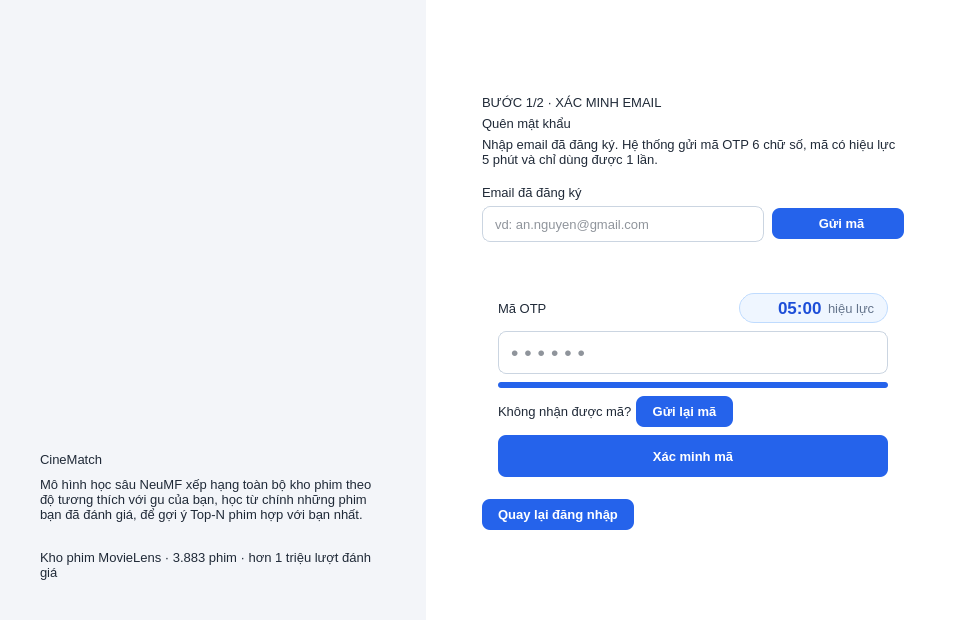
<?xml version='1.0' encoding='UTF-8'?>
<ui version="4.0">
 <class>MainWindow</class>
 <widget class="QMainWindow" name="MainWindow">
  <property name="geometry">
   <rect>
    <x>0</x>
    <y>0</y>
    <width>960</width>
    <height>620</height>
   </rect>
  </property>
  <property name="minimumSize">
   <size>
    <width>900</width>
    <height>580</height>
   </size>
  </property>
  <property name="windowTitle">
   <string>CineMatch - Quên mật khẩu</string>
  </property>
  <property name="windowIcon">
   <iconset>
    <normaloff>../images/ic_logo.png</normaloff>
    ../images/ic_logo.png
   </iconset>
  </property>
  <property name="styleSheet">
   <string notr="true">QMainWindow { background-color: #F3F5F9; }
QWidget { font-family: "Segoe UI"; font-size: 10pt; color: #1F2937; }
QWidget#centralwidget { background-color: #F3F5F9; }
QLabel { background: transparent; }
QLabel[role="title"] { font-size: 20pt; font-weight: 700; color: #111827; }
QLabel[role="subtitle"] { font-size: 10pt; color: #6B7280; }
QLabel[role="field"] { font-weight: 600; color: #374151; }
QLabel[role="section"] { font-size: 13pt; font-weight: 700; color: #1F2A44; }
QLabel[role="step"] { font-size: 11pt; font-weight: 700; color: #2563EB; }
QLabel[role="muted"] { color: #6B7280; }
QLabel[role="pageTitle"] { font-size: 15pt; font-weight: 700; color: #111827; }
QLabel[role="info"] { background-color: #FFFBEB; border: 1px solid #FDE68A; border-radius: 10px; padding: 10px 14px; color: #92400E; }
QLineEdit, QComboBox, QSpinBox, QDateEdit { background-color: #FFFFFF; border: 1px solid #CBD5E1; border-radius: 8px; padding: 7px 10px; min-height: 20px; }
QLineEdit:focus, QComboBox:focus, QSpinBox:focus, QDateEdit:focus { border: 1px solid #2563EB; }
QLineEdit:disabled, QComboBox:disabled, QDateEdit:disabled, QSpinBox:disabled { background-color: #F1F5F9; color: #94A3B8; }
QLineEdit[readOnly="true"] { background-color: #F8FAFC; color: #64748B; }
QComboBox::drop-down { border: none; width: 26px; }
QComboBox::down-arrow, QDateEdit::down-arrow { image: url(../images/ic_down.png); width: 14px; height: 14px; }
QDateEdit::drop-down { border: none; width: 26px; }
QComboBox QAbstractItemView { background-color: #FFFFFF; border: 1px solid #CBD5E1; selection-background-color: #DBEAFE; selection-color: #111827; outline: 0; }
QPushButton { background-color: #2563EB; color: #FFFFFF; border: none; border-radius: 8px; padding: 8px 16px; font-weight: 600; }
QPushButton:hover { background-color: #1D4ED8; }
QPushButton:pressed { background-color: #1E40AF; }
QPushButton:disabled { background-color: #BFDBFE; color: #EFF6FF; }
QPushButton[secondary="true"] { background-color: #FFFFFF; color: #2563EB; border: 1px solid #93C5FD; }
QPushButton[secondary="true"]:hover { background-color: #EFF6FF; border: 1px solid #2563EB; }
QPushButton[secondary="true"]:disabled { color: #94A3B8; border: 1px solid #E2E8F0; background-color: #F8FAFC; }
QPushButton[danger="true"] { background-color: #DC2626; }
QPushButton[danger="true"]:hover { background-color: #B91C1C; }
QPushButton[success="true"] { background-color: #16A34A; }
QPushButton[success="true"]:hover { background-color: #15803D; }
QPushButton[dangerOutline="true"] { background-color: #FFFFFF; color: #DC2626; border: 1px solid #FCA5A5; }
QPushButton[dangerOutline="true"]:hover { background-color: #FEF2F2; border: 1px solid #DC2626; }
QPushButton[link="true"] { background-color: transparent; color: #2563EB; padding: 2px 4px; border: none; font-weight: 600; }
QPushButton[link="true"]:hover { color: #1E40AF; text-decoration: underline; }
QCheckBox, QRadioButton { spacing: 8px; background: transparent; }
QCheckBox::indicator, QRadioButton::indicator { width: 16px; height: 16px; }
QCheckBox::indicator { border: 1px solid #94A3B8; border-radius: 4px; background-color: #FFFFFF; }
QCheckBox::indicator:checked { border: 1px solid #2563EB; background-color: #2563EB; image: url(../images/ic_tick.png); }
QRadioButton::indicator { border: 1px solid #94A3B8; border-radius: 8px; background-color: #FFFFFF; }
QRadioButton::indicator:checked { border: 1px solid #2563EB; background-color: qradialgradient(cx:0.5, cy:0.5, radius:0.5, fx:0.5, fy:0.5, stop:0 #2563EB, stop:0.55 #2563EB, stop:0.65 #FFFFFF, stop:1 #FFFFFF); }
QSpinBox { padding-right: 24px; }
QSpinBox::up-button, QSpinBox::down-button { subcontrol-origin: border; width: 22px; border: none; background: transparent; }
QSpinBox::up-button { subcontrol-position: top right; }
QSpinBox::down-button { subcontrol-position: bottom right; }
QSpinBox::up-arrow { image: url(../images/ic_up.png); width: 14px; height: 14px; }
QSpinBox::down-arrow { image: url(../images/ic_down.png); width: 14px; height: 14px; }
QFrame[card="true"] { background-color: #FFFFFF; border: 1px solid #E5E7EB; border-radius: 12px; }
QGroupBox { background-color: #FFFFFF; border: 1px solid #E5E7EB; border-radius: 12px; margin-top: 24px; padding: 16px 12px 12px 12px; font-size: 11pt; font-weight: 700; color: #1F2A44; }
QGroupBox::title { subcontrol-origin: margin; subcontrol-position: top left; left: 12px; padding: 0px 6px; }
QTableWidget { background-color: #FFFFFF; border: 1px solid #E5E7EB; border-radius: 10px; gridline-color: #F1F5F9; alternate-background-color: #F8FAFC; selection-background-color: #DBEAFE; selection-color: #111827; }
QHeaderView::section { background-color: #EEF2FF; color: #1F2A44; font-weight: 700; padding: 7px 6px; border: none; border-right: 1px solid #E0E7FF; border-bottom: 1px solid #E0E7FF; }
QTabWidget::pane { border: none; background: transparent; }
QTabBar::tab { background: transparent; color: #64748B; padding: 10px 22px; font-weight: 700; border: none; border-bottom: 3px solid transparent; margin-right: 6px; }
QTabBar::tab:selected { color: #2563EB; border-bottom: 3px solid #2563EB; }
QTabBar::tab:hover { color: #1D4ED8; }
QScrollArea { border: none; background: transparent; }
QWidget#scrollAreaHomeContents, QWidget#scrollAreaOverviewContents, QWidget#scrollAreaCustomersContents, QWidget#scrollAreaMoviesContents, QWidget#scrollAreaStatsContents { background: transparent; }
QStatusBar { background-color: #FFFFFF; color: #64748B; border-top: 1px solid #E5E7EB; }
QListWidget { background-color: #FFFFFF; border: 1px solid #E5E7EB; border-radius: 10px; padding: 6px; outline: 0; }
QListWidget::item { padding: 8px 8px; border-radius: 6px; }
QListWidget::item:selected { background-color: #DBEAFE; color: #1E3A8A; }
QListWidget::item:hover { background-color: #F1F5F9; }
QFrame#frameHeader { background-color: #FFFFFF; border-bottom: 1px solid #E5E7EB; }
QFrame#frameSidebar { background-color: #1F2A44; }
QFrame#frameForm { background-color: #FFFFFF; }
QFrame#frameBanner { border-image: url(../images/ic_banner.png) 0 0 0 0 stretch stretch; }
QLabel[banner="title"] { color: #FFFFFF; font-size: 28pt; font-weight: 800; }
QLabel[banner="text"] { color: #E2E8F0; font-size: 11pt; }
QLabel[banner="foot"] { color: #94A3B8; font-size: 9pt; }
QLabel#labelSidebarTitle { color: #FFFFFF; font-size: 14pt; font-weight: 800; }
QLabel#labelSidebarSub { color: #94A3B8; font-size: 9pt; }
QPushButton[nav="true"] { background-color: transparent; color: #CBD5E1; text-align: left; padding: 11px 14px; border-radius: 8px; font-weight: 600; }
QPushButton[nav="true"]:hover { background-color: #2C3A5C; color: #FFFFFF; }
QPushButton[active="true"] { background-color: #2563EB; color: #FFFFFF; }
QLabel[kpi="value"] { font-size: 19pt; font-weight: 800; color: #111827; }
QLabel[kpi="caption"] { font-size: 9pt; font-weight: 600; color: #6B7280; }
QFrame#framePredict { background-color: #FFFBEB; border: 1px solid #FDE68A; border-radius: 12px; }
QLabel#labelPredictValue { font-size: 26pt; font-weight: 800; color: #B45309; }
QLabel#labelPredictCaption { font-weight: 700; color: #92400E; }
QPushButton[chip="true"] { background-color: #FFFFFF; color: #334155; border: 1px solid #CBD5E1; border-radius: 18px; padding: 9px 16px; font-weight: 600; }
QPushButton[chip="true"]:hover { border: 1px solid #2563EB; color: #1D4ED8; background-color: #FFFFFF; }
QPushButton[chip="true"]:checked { background-color: #2563EB; color: #FFFFFF; border: 1px solid #2563EB; }
QLabel[role="hint"] { color: #94A3B8; font-size: 9pt; }
QLabel[role="countdown"] { font-weight: 700; color: #B45309; }
QLabel[role="cardTitle"] { font-size: 11.5pt; font-weight: 700; color: #111827; }
QLabel[role="insight"] { color: #475569; }
QLabel[role="badge"] { background-color: #EEF2FF; color: #3730A3; border-radius: 10px; padding: 4px 10px; font-weight: 700; font-size: 9pt; }
QFrame#frameFilterBar { background-color: #FFFFFF; border: 1px solid #E5E7EB; border-radius: 12px; }
QFrame#frameHighlights { background-color: #F8FAFF; border: 1px solid #C7D2FE; border-radius: 12px; }
QProgressBar { border: 1px solid #CBD5E1; border-radius: 8px; background-color: #FFFFFF; text-align: center; height: 18px; }
QProgressBar::chunk { background-color: #2563EB; border-radius: 7px; }
QFrame[movieCard="true"] { background-color: #FFFFFF; border: 1px solid #E5E7EB; border-radius: 12px; }
QFrame[movieCard="true"]:hover { border: 1px solid #60A5FA; background-color: #F8FBFF; }
QLabel[role="match"] { background-color: #DCFCE7; color: #166534; border-radius: 9px; padding: 2px 8px; font-weight: 700; font-size: 9pt; }
QLabel[role="cardScore"] { color: #B45309; font-weight: 700; font-size: 9.5pt; }
QFrame#frameHistoryFilter { background-color: #FFFFFF; border: 1px solid #E5E7EB; border-radius: 12px; }
QWidget#pageBrowse, QWidget#pageResults, QWidget#scrollAreaResultsContents, QWidget#widgetRecommendSection { background: transparent; }
QDialog { background-color: #F3F5F9; }
QProgressBar#progressBarMatch { border: none; border-radius: 5px; background-color: #FDE68A; }
QProgressBar#progressBarMatch::chunk { border-radius: 5px; background-color: #16A34A; }
</string>
  </property>
  <widget class="QWidget" name="centralwidget">
   <layout class="QHBoxLayout" name="horizontalLayout">
    <property name="leftMargin">
     <number>0</number>
    </property>
    <property name="topMargin">
     <number>0</number>
    </property>
    <property name="rightMargin">
     <number>0</number>
    </property>
    <property name="bottomMargin">
     <number>0</number>
    </property>
    <item>
     <widget class="QFrame" name="frameBanner">
      <property name="minimumSize">
       <size>
        <width>420</width>
        <height>0</height>
       </size>
      </property>
      <property name="maximumSize">
       <size>
        <width>440</width>
        <height>16777215</height>
       </size>
      </property>
      <layout class="QVBoxLayout" name="verticalLayoutBanner">
       <property name="spacing">
        <number>10</number>
       </property>
       <property name="leftMargin">
        <number>40</number>
       </property>
       <property name="topMargin">
        <number>40</number>
       </property>
       <property name="rightMargin">
        <number>40</number>
       </property>
       <property name="bottomMargin">
        <number>40</number>
       </property>
       <item>
        <widget class="QLabel" name="labelLogo">
         <property name="minimumSize">
          <size>
           <width>72</width>
           <height>72</height>
          </size>
         </property>
         <property name="maximumSize">
          <size>
           <width>72</width>
           <height>72</height>
          </size>
         </property>
         <property name="text">
          <string />
         </property>
         <property name="pixmap">
          <pixmap>../images/ic_logo.png</pixmap>
         </property>
         <property name="scaledContents">
          <bool>true</bool>
         </property>
        </widget>
       </item>
       <item>
        <spacer name="verticalSpacer">
         <property name="orientation">
          <enum>Qt::Vertical</enum>
         </property>
         <property name="sizeHint" stdset="0">
          <size>
           <width>20</width>
           <height>20</height>
          </size>
         </property>
        </spacer>
       </item>
       <item>
        <widget class="QLabel" name="labelBannerTitle">
         <property name="text">
          <string>CineMatch</string>
         </property>
         <property name="banner" stdset="0">
          <string notr="true">title</string>
         </property>
        </widget>
       </item>
       <item>
        <widget class="QLabel" name="labelBannerText">
         <property name="text">
          <string>Mô hình học sâu NeuMF xếp hạng toàn bộ kho phim theo độ tương thích với gu của bạn, học từ chính những phim bạn đã đánh giá, để gợi ý Top-N phim hợp với bạn nhất.</string>
         </property>
         <property name="wordWrap">
          <bool>true</bool>
         </property>
         <property name="banner" stdset="0">
          <string notr="true">text</string>
         </property>
        </widget>
       </item>
       <item>
        <spacer name="verticalSpacer_2">
         <property name="orientation">
          <enum>Qt::Vertical</enum>
         </property>
         <property name="sizeType">
          <enum>QSizePolicy::Fixed</enum>
         </property>
         <property name="sizeHint" stdset="0">
          <size>
           <width>20</width>
           <height>18</height>
          </size>
         </property>
        </spacer>
       </item>
       <item>
        <widget class="QLabel" name="labelBannerFoot">
         <property name="text">
          <string>Kho phim MovieLens · 3.883 phim · hơn 1 triệu lượt đánh giá</string>
         </property>
         <property name="wordWrap">
          <bool>true</bool>
         </property>
         <property name="banner" stdset="0">
          <string notr="true">foot</string>
         </property>
        </widget>
       </item>
      </layout>
     </widget>
    </item>
    <item>
     <widget class="QFrame" name="frameForm">
      <layout class="QVBoxLayout" name="verticalLayoutForm">
       <property name="spacing">
        <number>6</number>
       </property>
       <property name="leftMargin">
        <number>56</number>
       </property>
       <property name="topMargin">
        <number>24</number>
       </property>
       <property name="rightMargin">
        <number>56</number>
       </property>
       <property name="bottomMargin">
        <number>20</number>
       </property>
       <item>
        <spacer name="verticalSpacer_3">
         <property name="orientation">
          <enum>Qt::Vertical</enum>
         </property>
         <property name="sizeHint" stdset="0">
          <size>
           <width>20</width>
           <height>20</height>
          </size>
         </property>
        </spacer>
       </item>
       <item>
        <widget class="QLabel" name="labelStepBadge">
         <property name="text">
          <string>BƯỚC 1/2 · XÁC MINH EMAIL</string>
         </property>
         <property name="role" stdset="0">
          <string notr="true">step</string>
         </property>
        </widget>
       </item>
       <item>
        <widget class="QLabel" name="labelTitle">
         <property name="text">
          <string>Quên mật khẩu</string>
         </property>
         <property name="role" stdset="0">
          <string notr="true">title</string>
         </property>
        </widget>
       </item>
       <item>
        <widget class="QLabel" name="labelSubtitle">
         <property name="text">
          <string>Nhập email đã đăng ký. Hệ thống gửi mã OTP 6 chữ số, mã có hiệu lực 5 phút và chỉ dùng được 1 lần.</string>
         </property>
         <property name="role" stdset="0">
          <string notr="true">subtitle</string>
         </property>
         <property name="wordWrap">
          <bool>true</bool>
         </property>
        </widget>
       </item>
       <item>
        <spacer name="verticalSpacer_4">
         <property name="orientation">
          <enum>Qt::Vertical</enum>
         </property>
         <property name="sizeType">
          <enum>QSizePolicy::Fixed</enum>
         </property>
         <property name="sizeHint" stdset="0">
          <size>
           <width>20</width>
           <height>12</height>
          </size>
         </property>
        </spacer>
       </item>
       <item>
        <widget class="QLabel" name="label_3">
         <property name="text">
          <string>Email đã đăng ký</string>
         </property>
         <property name="role" stdset="0">
          <string notr="true">field</string>
         </property>
        </widget>
       </item>
       <item>
        <layout class="QHBoxLayout" name="horizontalLayoutEmail">
         <property name="spacing">
          <number>8</number>
         </property>
         <property name="leftMargin">
          <number>0</number>
         </property>
         <property name="topMargin">
          <number>0</number>
         </property>
         <property name="rightMargin">
          <number>0</number>
         </property>
         <property name="bottomMargin">
          <number>0</number>
         </property>
         <item>
          <widget class="QLineEdit" name="lineEditEmail">
           <property name="placeholderText">
            <string>vd: an.nguyen@gmail.com</string>
           </property>
          </widget>
         </item>
         <item>
          <widget class="QPushButton" name="pushButtonSendOTP">
           <property name="minimumSize">
            <size>
             <width>132</width>
             <height>0</height>
            </size>
           </property>
           <property name="text">
            <string>  Gửi mã</string>
           </property>
           <property name="cursor">
            <cursorShape>PointingHandCursor</cursorShape>
           </property>
           <property name="icon">
            <iconset>
             <normaloff>../images/ic_send.png</normaloff>
             ../images/ic_send.png
            </iconset>
           </property>
           <property name="iconSize">
            <size>
             <width>20</width>
             <height>20</height>
            </size>
           </property>
          </widget>
         </item>
        </layout>
       </item>
       <item>
        <widget class="QLabel" name="labelOTPStatus">
         <property name="text">
          <string />
         </property>
         <property name="role" stdset="0">
          <string notr="true">muted</string>
         </property>
         <property name="wordWrap">
          <bool>true</bool>
         </property>
        </widget>
       </item>
       <item>
        <spacer name="verticalSpacer_5">
         <property name="orientation">
          <enum>Qt::Vertical</enum>
         </property>
         <property name="sizeType">
          <enum>QSizePolicy::Fixed</enum>
         </property>
         <property name="sizeHint" stdset="0">
          <size>
           <width>20</width>
           <height>8</height>
          </size>
         </property>
        </spacer>
       </item>
       <item>
        <widget class="QFrame" name="frameOTP">
         <property name="card" stdset="0">
          <bool>true</bool>
         </property>
         <layout class="QVBoxLayout" name="verticalLayoutOTP">
          <property name="spacing">
           <number>8</number>
          </property>
          <property name="leftMargin">
           <number>16</number>
          </property>
          <property name="topMargin">
           <number>16</number>
          </property>
          <property name="rightMargin">
           <number>16</number>
          </property>
          <property name="bottomMargin">
           <number>16</number>
          </property>
          <item>
           <layout class="QHBoxLayout" name="horizontalLayoutOTPTitle">
            <property name="leftMargin">
             <number>0</number>
            </property>
            <property name="topMargin">
             <number>0</number>
            </property>
            <property name="rightMargin">
             <number>0</number>
            </property>
            <property name="bottomMargin">
             <number>0</number>
            </property>
            <item>
             <widget class="QLabel" name="label_4">
              <property name="text">
               <string>Mã OTP</string>
              </property>
              <property name="role" stdset="0">
               <string notr="true">field</string>
              </property>
             </widget>
            </item>
            <item>
             <spacer name="horizontalSpacer">
              <property name="orientation">
               <enum>Qt::Horizontal</enum>
              </property>
              <property name="sizeHint" stdset="0">
               <size>
                <width>20</width>
                <height>20</height>
               </size>
              </property>
             </spacer>
            </item>
            <item>
             <widget class="QFrame" name="frameCountdown">
              <property name="toolTip">
               <string>Thời gian hiệu lực còn lại của mã OTP (5 phút)</string>
              </property>
              <property name="styleSheet">
               <string notr="true">QFrame#frameCountdown { background: #EFF6FF; border: 1px solid #BFDBFE; border-radius: 15px; }
QFrame#frameCountdown[state="warn"] { background: #FFF7ED; border-color: #FED7AA; }
QFrame#frameCountdown[state="expired"] { background: #FEF2F2; border-color: #FECACA; }
QFrame#frameCountdown QLabel { background: transparent; border: none; }
QLabel#labelCountdown { font-size: 13pt; font-weight: 800; color: #1D4ED8; }
QFrame#frameCountdown[state="warn"] QLabel#labelCountdown { color: #C2410C; }
QFrame#frameCountdown[state="expired"] QLabel#labelCountdown { color: #DC2626; }
QLabel#labelCountdownCaption { color: #64748B; }
QFrame#frameCountdown[state="expired"] QLabel#labelCountdownCaption { color: #DC2626; }</string>
              </property>
              <property name="state" stdset="0">
               <string notr="true">ok</string>
              </property>
              <layout class="QHBoxLayout" name="horizontalLayoutCountdown">
               <property name="spacing">
                <number>6</number>
               </property>
               <property name="leftMargin">
                <number>10</number>
               </property>
               <property name="topMargin">
                <number>3</number>
               </property>
               <property name="rightMargin">
                <number>12</number>
               </property>
               <property name="bottomMargin">
                <number>3</number>
               </property>
               <item>
                <widget class="QLabel" name="labelClockIcon">
                 <property name="minimumSize">
                  <size>
                   <width>22</width>
                   <height>22</height>
                  </size>
                 </property>
                 <property name="maximumSize">
                  <size>
                   <width>22</width>
                   <height>22</height>
                  </size>
                 </property>
                 <property name="text">
                  <string />
                 </property>
                 <property name="pixmap">
                  <pixmap>../images/ic_clock.png</pixmap>
                 </property>
                 <property name="scaledContents">
                  <bool>true</bool>
                 </property>
                </widget>
               </item>
               <item>
                <widget class="QLabel" name="labelCountdown">
                 <property name="text">
                  <string>05:00</string>
                 </property>
                </widget>
               </item>
               <item>
                <widget class="QLabel" name="labelCountdownCaption">
                 <property name="text">
                  <string>hiệu lực</string>
                 </property>
                </widget>
               </item>
              </layout>
             </widget>
            </item>
           </layout>
          </item>
          <item>
           <widget class="QLineEdit" name="lineEditOTP">
            <property name="placeholderText">
             <string>••••••</string>
            </property>
            <property name="maxLength">
             <number>6</number>
            </property>
            <property name="styleSheet">
             <string notr="true">font-size: 16pt; letter-spacing: 6px;</string>
            </property>
           </widget>
          </item>
          <item>
           <widget class="QProgressBar" name="progressBarCountdown">
            <property name="maximum">
             <number>300</number>
            </property>
            <property name="value">
             <number>300</number>
            </property>
            <property name="textVisible">
             <bool>false</bool>
            </property>
            <property name="minimumSize">
             <size>
              <width>0</width>
              <height>6</height>
             </size>
            </property>
            <property name="maximumSize">
             <size>
              <width>16777215</width>
              <height>6</height>
             </size>
            </property>
            <property name="styleSheet">
             <string notr="true">QProgressBar { background: #E2E8F0; border: none; border-radius: 3px; }
QProgressBar::chunk { background: #2563EB; border-radius: 3px; }
QProgressBar[state="warn"]::chunk { background: #F97316; }
QProgressBar[state="expired"]::chunk { background: #DC2626; }</string>
            </property>
           </widget>
          </item>
          <item>
           <layout class="QHBoxLayout" name="horizontalLayoutResend">
            <property name="spacing">
             <number>4</number>
            </property>
            <property name="leftMargin">
             <number>0</number>
            </property>
            <property name="topMargin">
             <number>0</number>
            </property>
            <property name="rightMargin">
             <number>0</number>
            </property>
            <property name="bottomMargin">
             <number>0</number>
            </property>
            <item>
             <widget class="QLabel" name="labelResendHint">
              <property name="text">
               <string>Không nhận được mã?</string>
              </property>
              <property name="role" stdset="0">
               <string notr="true">muted</string>
              </property>
             </widget>
            </item>
            <item>
             <widget class="QPushButton" name="pushButtonResendOTP">
              <property name="text">
               <string>Gửi lại mã</string>
              </property>
              <property name="cursor">
               <cursorShape>PointingHandCursor</cursorShape>
              </property>
              <property name="link" stdset="0">
               <bool>true</bool>
              </property>
             </widget>
            </item>
            <item>
             <spacer name="horizontalSpacer_2">
              <property name="orientation">
               <enum>Qt::Horizontal</enum>
              </property>
              <property name="sizeHint" stdset="0">
               <size>
                <width>20</width>
                <height>20</height>
               </size>
              </property>
             </spacer>
            </item>
           </layout>
          </item>
          <item>
           <widget class="QPushButton" name="pushButtonVerifyOTP">
            <property name="text">
             <string>Xác minh mã</string>
            </property>
            <property name="cursor">
             <cursorShape>PointingHandCursor</cursorShape>
            </property>
            <property name="icon">
             <iconset>
              <normaloff>../images/ic_otp_white.png</normaloff>
              ../images/ic_otp_white.png
             </iconset>
            </property>
            <property name="iconSize">
             <size>
              <width>20</width>
              <height>20</height>
             </size>
            </property>
            <property name="minimumSize">
             <size>
              <width>0</width>
              <height>42</height>
             </size>
            </property>
           </widget>
          </item>
         </layout>
        </widget>
       </item>
       <item>
        <layout class="QHBoxLayout" name="horizontalLayoutBack">
         <property name="leftMargin">
          <number>0</number>
         </property>
         <property name="topMargin">
          <number>0</number>
         </property>
         <property name="rightMargin">
          <number>0</number>
         </property>
         <property name="bottomMargin">
          <number>0</number>
         </property>
         <item>
          <widget class="QPushButton" name="pushButtonBackLogin">
           <property name="text">
            <string>Quay lại đăng nhập</string>
           </property>
           <property name="cursor">
            <cursorShape>PointingHandCursor</cursorShape>
           </property>
           <property name="icon">
            <iconset>
             <normaloff>../images/ic_back.png</normaloff>
             ../images/ic_back.png
            </iconset>
           </property>
           <property name="iconSize">
            <size>
             <width>16</width>
             <height>16</height>
            </size>
           </property>
           <property name="link" stdset="0">
            <bool>true</bool>
           </property>
          </widget>
         </item>
         <item>
          <spacer name="horizontalSpacer_3">
           <property name="orientation">
            <enum>Qt::Horizontal</enum>
           </property>
           <property name="sizeHint" stdset="0">
            <size>
             <width>20</width>
             <height>20</height>
            </size>
           </property>
          </spacer>
         </item>
        </layout>
       </item>
       <item>
        <spacer name="verticalSpacer_6">
         <property name="orientation">
          <enum>Qt::Vertical</enum>
         </property>
         <property name="sizeHint" stdset="0">
          <size>
           <width>20</width>
           <height>20</height>
          </size>
         </property>
        </spacer>
       </item>
      </layout>
     </widget>
    </item>
   </layout>
  </widget>
 </widget>
 <resources />
 <connections />
</ui>
